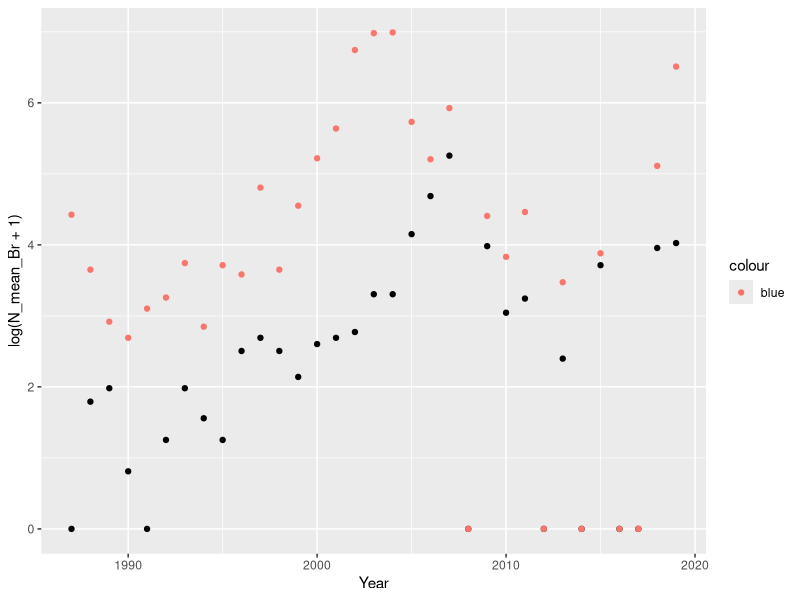

Reproduce this figure in R.
library(readxl)
library(dplyr)
library(reshape2)



cum <- read_excel("Data/Cumacea_station.xlsx")


cum_2 <- 
cum %>% select(Year, Station, `Diastylis glabra`, `Brachidiastylis resima`)

cum_3 <- 
melt(cum_2, id.vars = c( "Year", "Station"), variable.name = "Species", value.name = "N")

station_means <- 
cum_3 %>% group_by(Station, Species) %>% summarise(N_meaqn = mean(N))


constant_staion <- c("St10", "St11", "St2", "St3", "St4", "St6", "St7", "St8")

library(ggplot2)

cum_2 %>% 
  filter(Station %in% constant_staion) %>%
  group_by(Year) %>% 
  summarise(N_mean_Dg = mean(`Diastylis glabra`), N_mean_Br = mean(`Brachidiastylis resima`)) %>% 
  ggplot(., aes(x = Year, y = log(N_mean_Br+1) )) +
  geom_point() +
  geom_point(aes(y = log(N_mean_Dg+1), color = "blue")) 


